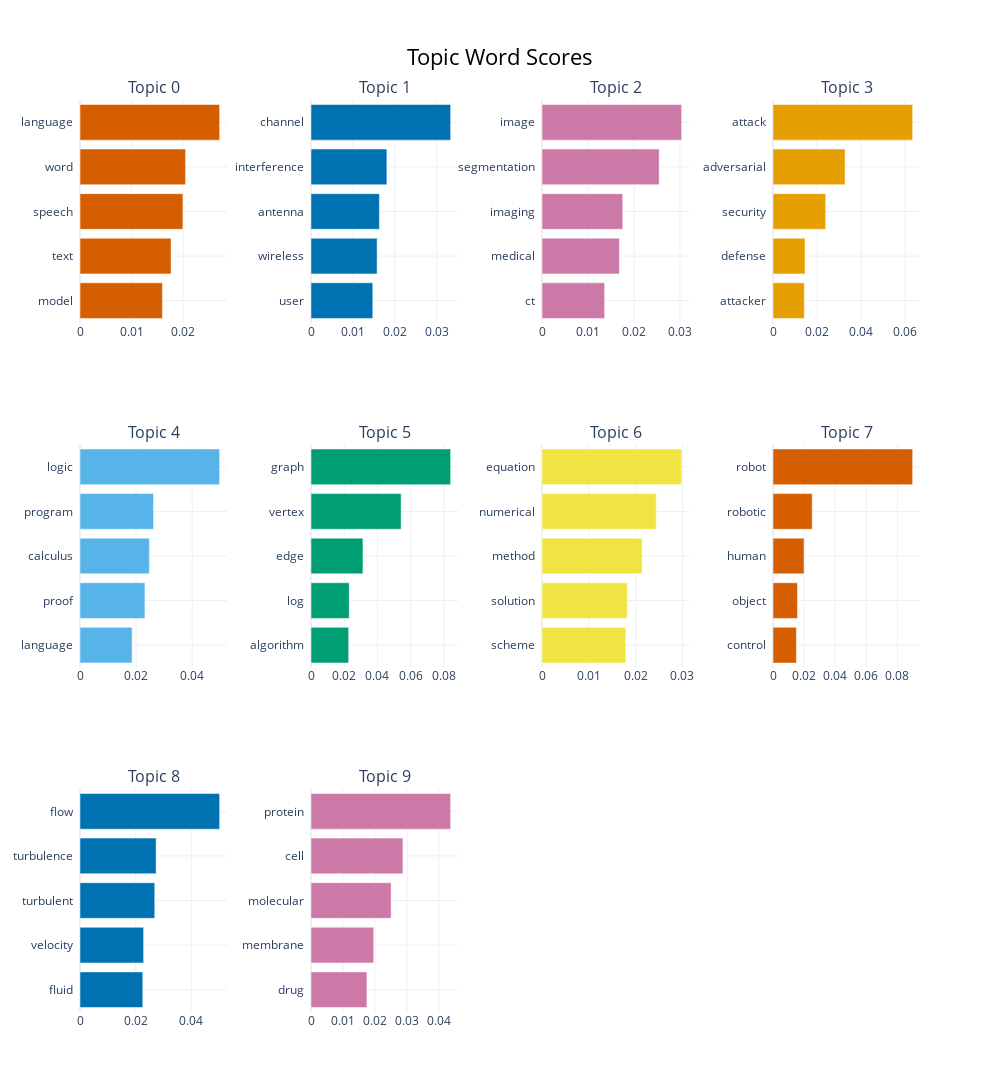
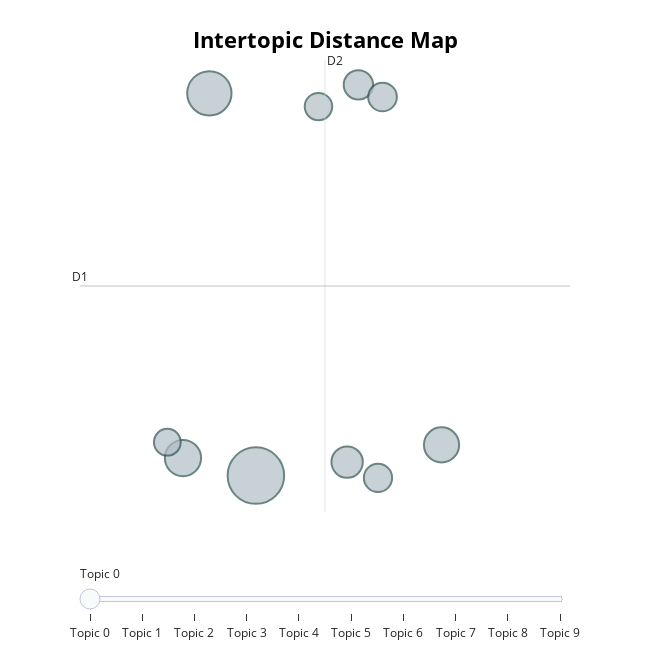
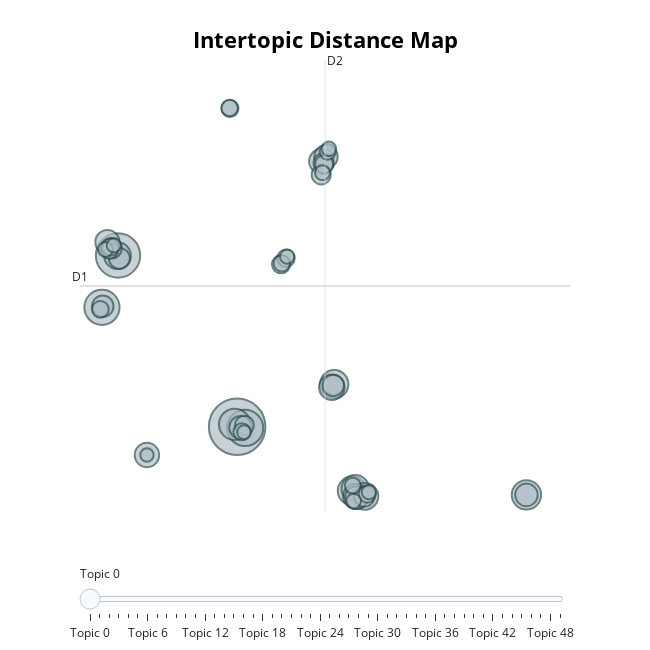
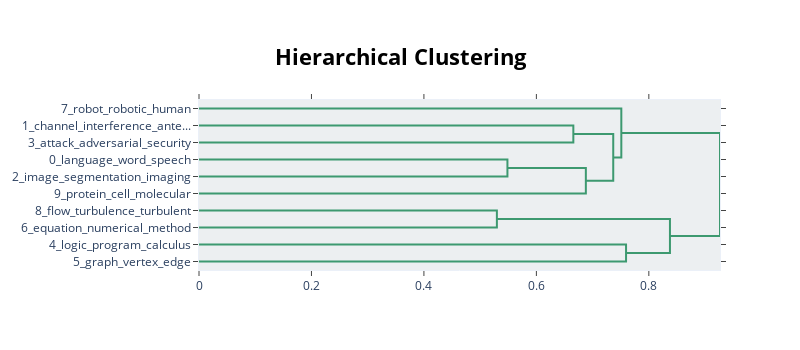

Here is the notebook cell these charts were saved with, in order:
### Code cell
# explore the topics generated.
topic_model.get_topic_info().head(10)
topic_model.visualize_barchart(top_n_topics=10, height=700)
topic_model.visualize_topics(top_n_topics=10)
topic_model.visualize_topics(top_n_topics=50)
topic_model.visualize_hierarchy(top_n_topics=10, width=800)
topic_model.visualize_heatmap(n_clusters=5, top_n_topics=50)
